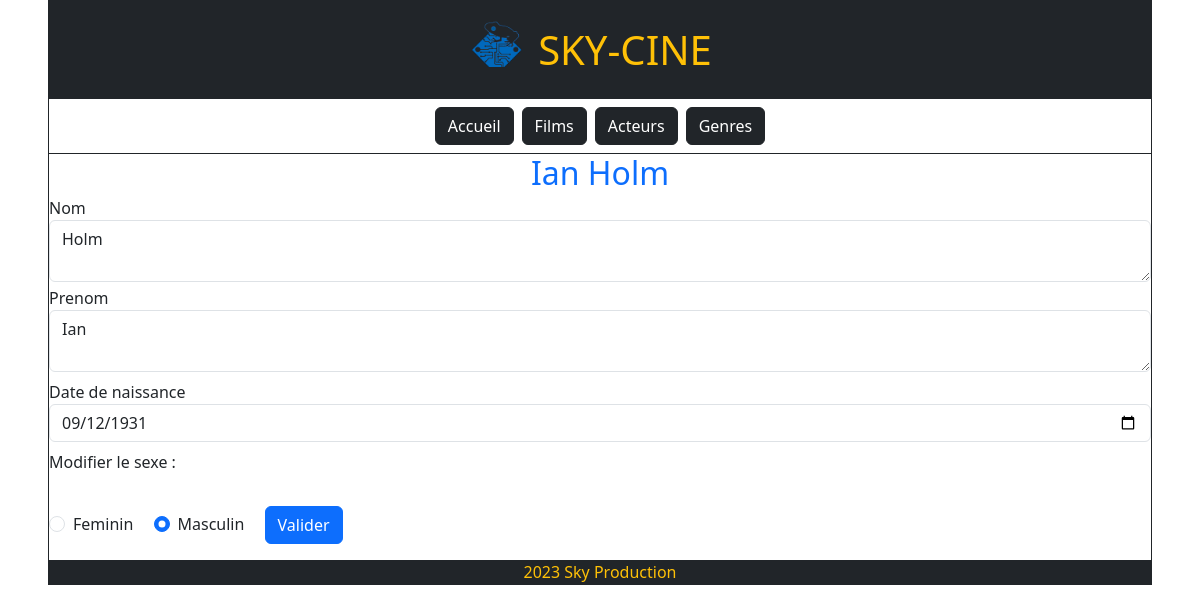
/index.php?action=currPersonEditing&id=13, run on an earlier commit of the app's database.
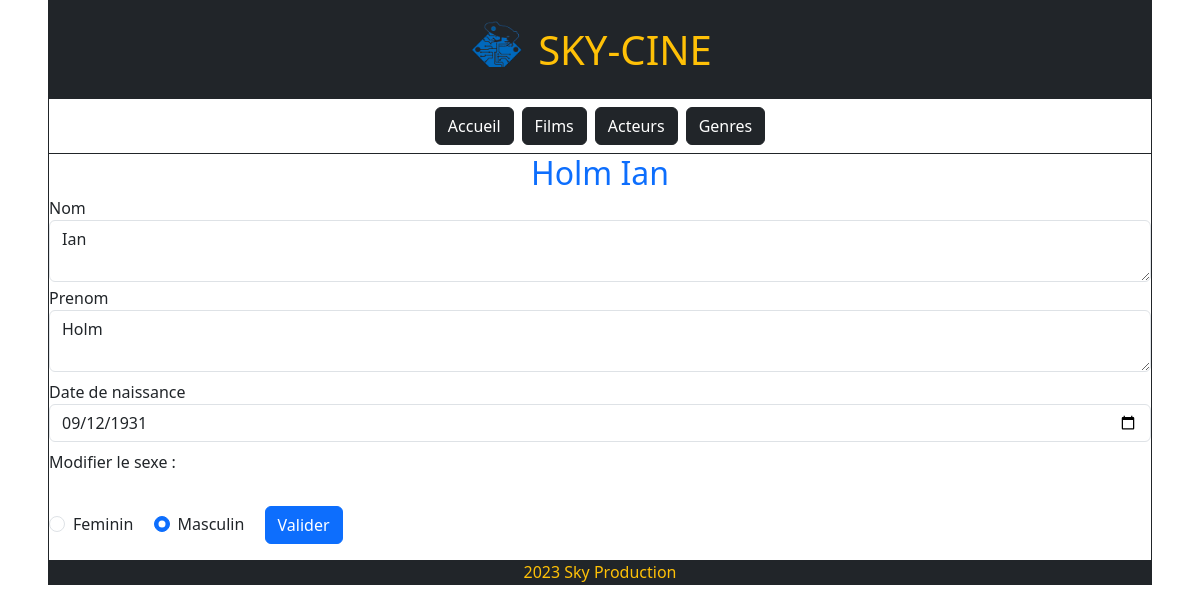
And on a later commit of the database.
### tables this page shows
CREATE TABLE IF NOT EXISTS `personne` (
  `id_personne` int NOT NULL AUTO_INCREMENT,
  `prenom` varchar(50) NOT NULL,
  `nom` varchar(50) NOT NULL,
  `sexe` varchar(50) DEFAULT NULL,
  `date_naissance` date DEFAULT NULL,
  `image` varchar(255) DEFAULT NULL,
  PRIMARY KEY (`id_personne`)
);

### controllers/PersonController.php (called while the page is built, shortened)
<?php
    require_once "bdd/DAO.php";
    class PersonController{
        public function currPersonEditing($id){
            $dao = new DAO();
            $sql = "SELECT p.prenom, p.nom, p.sexe, p.date_naissance, p.image, p.id_personne
                    FROM personne p
                    WHERE p.id_personne = $id;";
            $detailsPerson = $dao->executerRequete($sql);
            require "views/person/currPersonEditing.php";
        }
    }
?>

### bdd/DAO.php (called while the page is built, shortened)
<?php
class DAO{
    private $bdd;
    public function __construct(){
        $this->bdd = new PDO('mysql:host=localhost;dbname=cinema;charset=utf8', 'root', '');
    }
    public function executerRequete($sql, $params = NULL){
        if ($params == NULL){
            $resultat = $this->bdd->query($sql);
        }else{
            $resultat = $this->bdd->prepare($sql);
            $resultat->execute($params);
        }
        return $resultat;
    }
}

### views/person/currPersonEditing.php (the view, shortened to what this page needs)
<?php
    $isCheckF = "";
    $isCheckM = "";
    while ($person = $detailsPerson->fetch()){
        $prenom = $person['prenom'];
        $nom = $person['nom'];
        $birthDate = $person['date_naissance'];
        $gender = $person['sexe'];
    }
    switch($gender){
        case 'M' : $isCheckM = "checked"; break;
    }
?>
<h2 class="text-center text-primary"><?=$prenom." ".$nom?></h2>
<form action = 'index.php' method='post'>
        <div class="form-group my-1">
            <label for="title">Nom</label>
            <textarea class="form-control" aria-label="With textarea" name="nom"><?= $nom ?></textarea>
        </div>
        <div class="form-group my-1">
            <label for="title">Prenom</label>
            <textarea class="form-control" aria-label="With textarea" name="prenom"><?= $prenom ?></textarea>
        </div>
        <div class="form-group my-2">
            <label for="releaseDate">Date de naissance</label>
            <input type="date" class="form-control" name="birthDate" value=<?= $birthDate ?>>
        </div>
        <p>Modifier le sexe : </p>
        <div class="form-check form-check-inline">
            <input class="form-check-input" type="radio" name="gender" value="F" <?= $isCheckF ?>>
            <label class="form-check-label" for="inlineRadio1">Feminin</label>
        </div>
        <div class="form-check form-check-inline">
            <input class="form-check-input" type="radio" name="gender" value="M" <?= $isCheckM ?>>
            <label class="form-check-label" for="inlineRadio2">Masculin</label>
        </div>
        <button type="submit" class="btn btn-primary my-3" name="editPerson">Valider</button>
    </form>
<?php
    require "views/template.php";
?>

What changed in the data, as far as the page shows it:
changed personne "Holm": prenom "Ian" → "Holm"; nom "Holm" → "Ian"
